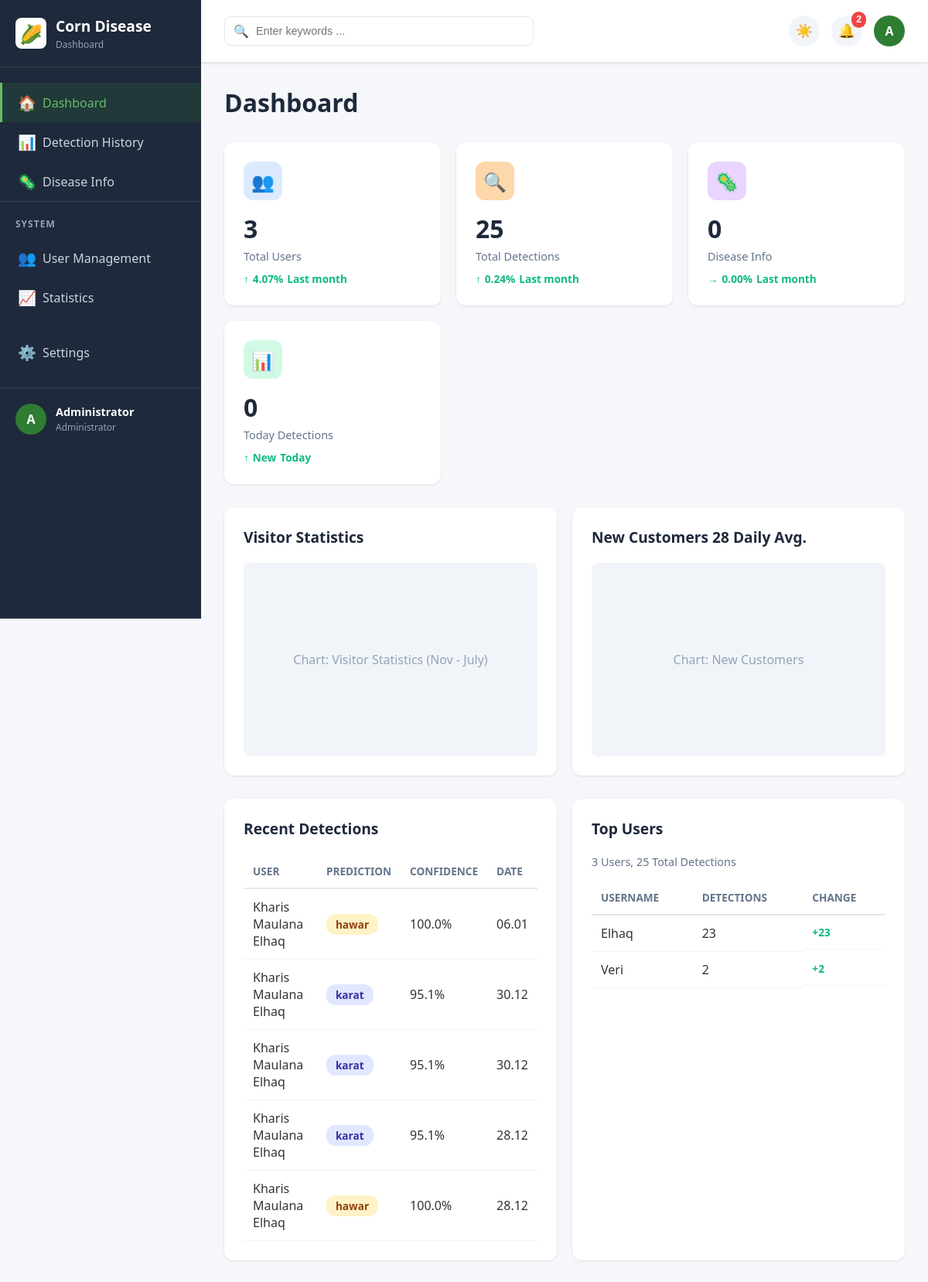
Page /admin/dashboard (signed in) on the committed database.
### app.py (models this page shows, shortened)
class User(db.Model):
    id = db.Column(db.Integer, primary_key=True)
    username = db.Column(db.String(80), unique=True, nullable=False)
    email = db.Column(db.String(120), unique=True, nullable=False)
    password_hash = db.Column(db.String(255), nullable=False)
    full_name = db.Column(db.String(100), nullable=True)
    phone = db.Column(db.String(20), nullable=True)
    role = db.Column(db.String(20), default='user')  # 'user' or 'admin'
    created_at = db.Column(db.DateTime, default=datetime.utcnow)
    def is_admin(self):
        return self.role == 'admin'

class DetectionHistory(db.Model):
    id = db.Column(db.Integer, primary_key=True)
    user_id = db.Column(db.Integer, db.ForeignKey('user.id'), nullable=False)
    image_path = db.Column(db.String(500), nullable=False)
    cnn_prediction = db.Column(db.String(50), nullable=True)
    cnn_confidence = db.Column(db.Float, nullable=True)
    rf_prediction = db.Column(db.String(50), nullable=True)
    rf_confidence = db.Column(db.Float, nullable=True)
    created_at = db.Column(db.DateTime, default=datetime.utcnow)
    user = db.relationship('User', backref='detections')

### app.py (the view)
@app.route('/admin/dashboard')
@admin_required
def admin_dashboard():
    total_users = User.query.count()
    total_detections = DetectionHistory.query.count()
    total_diseases = DiseaseInfo.query.count()
    today_detections = DetectionHistory.query.filter(
        func.date(DetectionHistory.created_at) == func.date(datetime.utcnow())
    ).count()
    recent_detections = DetectionHistory.query.order_by(DetectionHistory.created_at.desc()).limit(5).all()
    detection_stats = db.session.query(
        DetectionHistory.cnn_prediction,
        func.count(DetectionHistory.id).label('count')
    ).filter(DetectionHistory.cnn_prediction.isnot(None)).group_by(DetectionHistory.cnn_prediction).all()
    top_users = db.session.query(
        User.username,
        func.count(DetectionHistory.id).label('detection_count')
    ).join(DetectionHistory, User.id == DetectionHistory.user_id).group_by(User.id).order_by(func.count(DetectionHistory.id).desc()).limit(5).all()
    return render_template('admin/dashboard.html',
                         total_users=total_users,
                         total_detections=total_detections,
                         total_diseases=total_diseases,
                         today_detections=today_detections,
                         recent_detections=recent_detections,
                         detection_stats=detection_stats,
                         top_users=top_users)

### app.py (called while the page is built)
def admin_required(f):
    @wraps(f)
    def decorated_function(*args, **kwargs):
        if 'user_id' not in session:
            flash('Silakan login terlebih dahulu', 'warning')
            return redirect(url_for('admin_login'))
        user = User.query.get(session['user_id'])
        if not user or not user.is_admin():
            flash('Akses ditolak. Hanya admin yang dapat mengakses halaman ini.', 'error')
            return redirect(url_for('home'))
        return f(*args, **kwargs)
    return decorated_function

### templates/admin/dashboard.html (shortened to what this page needs)
<!DOCTYPE html>
<html lang="id">
<head>
    <link rel="stylesheet" href="{{ url_for('static', filename='admin.css') }}">
</head>
<body>
    <div class="admin-layout">
        <aside class="admin-sidebar">
            <div class="sidebar-header">
                <div class="sidebar-logo">🌽</div>
                <div class="sidebar-brand">
                    <h2>Corn Disease</h2>
                    <p>Dashboard</p>
                </div>
            </div>
            <nav class="sidebar-menu">
                <a href="{{ url_for('admin_dashboard') }}" class="menu-item active">
                    <span class="menu-item-icon">🏠</span>
                    <span>Dashboard</span>
                </a>
                <a href="{{ url_for('admin_detections') }}" class="menu-item">
                    <span class="menu-item-icon">📊</span>
                    <span>Detection History</span>
                </a>
                <a href="{{ url_for('admin_diseases') }}" class="menu-item">
                    <span class="menu-item-icon">🦠</span>
                    <span>Disease Info</span>
                </a>
                <div class="menu-section">
                    <div class="menu-section-title">System</div>
                    <a href="{{ url_for('admin_users') }}" class="menu-item">
                        <span class="menu-item-icon">👥</span>
                        <span>User Management</span>
                    </a>
                    <a href="{{ url_for('admin_statistics') }}" class="menu-item">
                        <span class="menu-item-icon">📈</span>
                        <span>Statistics</span>
                    </a>
                </div>
                <a href="{{ url_for('admin_settings') }}" class="menu-item">
                    <span class="menu-item-icon">⚙️</span>
                    <span>Settings</span>
                </a>
            </nav>
            <div class="sidebar-footer">
                <div class="user-profile">
                    <div class="user-avatar">{{ session.full_name[0] if session.full_name else 'A' }}</div>
                    <div class="user-info">
                        <h4>{{ session.full_name or 'Admin' }}</h4>
                        <p>Administrator</p>
                    </div>
                </div>
            </div>
        </aside>
        <main class="admin-main">
            <header class="admin-header">
                <div class="header-left">
                    <div class="search-bar">
                        <input type="text" placeholder="Enter keywords ...">
                    </div>
                </div>
                <div class="header-right">
                    <button class="header-action" id="themeToggle" aria-label="Toggle theme">☀️</button>
                    <button class="header-action" id="notificationBtn" aria-label="Notifications">🔔</button>
                    <div class="header-user">
                        <div class="header-user-avatar">{{ session.full_name[0] if session.full_name else 'A' }}</div>
                    </div>
                </div>
            </header>
            <div class="admin-content">
                <h1 class="content-title">Dashboard</h1>
                <div class="summary-grid">
                <div class="summary-card">
                    <div class="card-header">
                        <div class="card-icon blue">👥</div>
                    </div>
                    <div class="card-value">{{ total_users }}</div>
                    <div class="card-label">Total Users</div>
                    <div class="card-change positive">
                        <span>↑</span>
                        <span>4.07%</span>
                        <span>Last month</span>
                    </div>
                </div>
                <div class="summary-card">
                    <div class="card-header">
                        <div class="card-icon orange">🔍</div>
                    </div>
                    <div class="card-value">{{ total_detections }}</div>
                    <div class="card-label">Total Detections</div>
                    <div class="card-change positive">
                        <span>↑</span>
                        <span>0.24%</span>
                        <span>Last month</span>
                    </div>
                </div>
                <div class="summary-card">
                    <div class="card-header">
                        <div class="card-icon purple">🦠</div>
                    </div>
                    <div class="card-value">{{ total_diseases }}</div>
                    <div class="card-label">Disease Info</div>
                    <div class="card-change positive">
                        <span>→</span>
                        <span>0.00%</span>
                        <span>Last month</span>
                    </div>
                </div>
                <div class="summary-card">
                    <div class="card-header">
                        <div class="card-icon green">📊</div>
                    </div>
                    <div class="card-value">{{ today_detections }}</div>
                    <div class="card-label">Today Detections</div>
                    <div class="card-change positive">
                        <span>↑</span>
                        <span>New</span>
                        <span>Today</span>
                    </div>
                </div>
                </div>
                <div class="charts-grid">
                    <div class="chart-card">
                        <h3 class="chart-title">Visitor Statistics</h3>
                        <div class="chart-placeholder">
                            Chart: Visitor Statistics (Nov - July)
                        </div>
                    </div>
                    <div class="chart-card">
                        <h3 class="chart-title">New Customers 28 Daily Avg.</h3>
                        <div class="chart-placeholder">
                            Chart: New Customers
                        </div>
                    </div>
                </div>
                <div class="table-section">
                    <div class="table-card">
                        <h3 class="table-title">Recent Detections</h3>
                        <table class="table">
                            <thead>
                                <tr>
                                    <th>User</th>
                                    <th>Prediction</th>
                                    <th>Confidence</th>
                                    <th>Date</th>
                                </tr>
                            </thead>
                            <tbody>
                                {% for detection in recent_detections %}
                                <tr class="table-row">
                                    <td>{{ detection.user.full_name or detection.user.username }}</td>
                                    <td>
                                        <span class="status-badge {% if detection.cnn_prediction == 'sehat' %}published{% elif detection.cnn_prediction == 'hawar' %}pending{% else %}draft{% endif %}">
                                            {{ detection.cnn_prediction or 'N/A' }}
                                        </span>
                                    </td>
                                    <td>{{ "%.1f"|format(detection.cnn_confidence) if detection.cnn_confidence else 'N/A' }}%</td>
                                    <td>{{ detection.created_at.strftime('%d.%m') if detection.created_at else 'N/A' }}</td>
                                </tr>
                                {% else %}
                                <tr>
                                    <td colspan="4" style="text-align: center; color: #94a3b8;">No detections yet</td>
                                </tr>
                                {% endfor %}
                            </tbody>
                        </table>
                    </div>
                    <div class="table-card">
                        <h3 class="table-title">Top Users</h3>
                        <p style="color: #64748b; font-size: 0.9em; margin-bottom: 15px;">
                            {{ total_users }} Users, {{ total_detections }} Total Detections
                        </p>
                        <table class="table">
                            <thead>
                                <tr>
                                    <th>Username</th>
                                    <th>Detections</th>
                                    <th>Change</th>
                                </tr>
                            </thead>
                            <tbody>
                                {% for user_stat in top_users %}
                                <tr class="table-row">
                                    <td>{{ user_stat.username }}</td>
                                    <td>{{ user_stat.detection_count }}</td>
                                    <td class="card-change positive">
                                        <span>+{{ user_stat.detection_count }}</span>
                                    </td>
                                </tr>
                                {% else %}
                                <tr>
                                    <td colspan="3" style="text-align: center; color: #94a3b8;">No users yet</td>
                                </tr>
                                {% endfor %}
                            </tbody>
                        </table>
                    </div>
                </div>
            </div>
        </main>
    </div>
</body>
</html>

### rows in the picture
User: full_name "Administrator"
DetectionHistory: user "Kharis Maulana Elhaq", cnn_prediction "hawar", cnn_confidence "100.0", created_at "06.01"
DetectionHistory: user "Kharis Maulana Elhaq", cnn_prediction "karat", cnn_confidence "95.1", created_at "30.12"
DetectionHistory: user "Kharis Maulana Elhaq", cnn_prediction "karat", cnn_confidence "95.1", created_at "30.12"
DetectionHistory: user "Kharis Maulana Elhaq", cnn_prediction "karat", cnn_confidence "95.1", created_at "28.12"
DetectionHistory: user "Kharis Maulana Elhaq", cnn_prediction "hawar", cnn_confidence "100.0", created_at "28.12"
User: username "Elhaq", detection_count "23"
User: username "Veri", detection_count "2"

### other values in the picture
{{ session.full_name[0] if session.full_name else 'A' }} "A"
{{ total_users }} "3"
{{ total_detections }} "25"
{{ total_diseases }} "0"
{{ today_detections }} "0"
